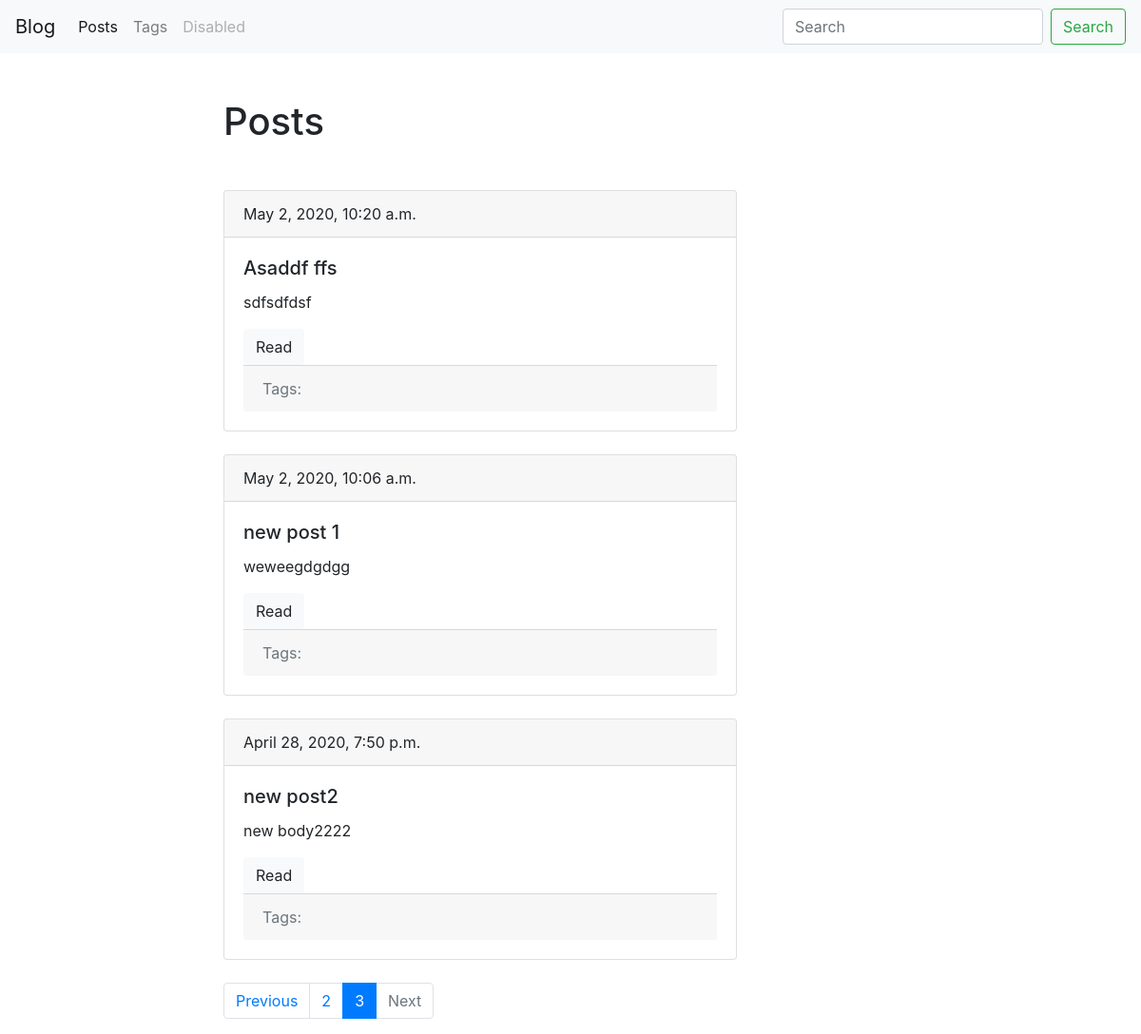
Page /blog/?page=3 on the committed database.
### blog/models.py (models this page shows, shortened)
class Post(models.Model):
    title = models.CharField(max_length=150, db_index=True)
    slug = models.SlugField(max_length=200, blank=True, unique=True)
    body = models.TextField(blank=True, db_index=True)
    tags = models.ManyToManyField('Tag', blank=True, related_name='posts')
    date_pub = models.DateTimeField(auto_now_add=True)
    def get_absolute_url(self):
        return reverse('post_detail_url', kwargs={'slug': self.slug})
    class Meta:
        ordering = ['-date_pub']

### blog/views.py (the view)
# urls.py: path('', posts_list, name='posts_list_url'),
def posts_list(request):
    posts = Post.objects.all()
    paginator = Paginator(posts, 4)
    page_number = request.GET.get('page', 1)
    page = paginator.get_page(page_number)
    is_paginated = page.has_other_pages()
    prev_url = f'?page={page.previous_page_number()}' if page.has_previous() else None
    next_url = f'?page={page.next_page_number()}' if page.has_next() else None
    context = {
        'page': page,
        'is_paginated': is_paginated,
        'prev_url': prev_url,
        'next_url': next_url
    }
    return render(request, 'blog/index.html', context)

### blog/templates/blog/index.html
{% extends 'blog/base_blog.html' %}
{% block content %}
    <h1 class="mb-5">Posts</h1>
    {% for post in page.object_list %}
        {% include 'blog/includes/post_card_template.html' %}
    {% endfor %}
{% endblock %}

### blog/templates/blog/includes/post_card_template.html (shortened to what this page needs)
<div class="card mb-4">
    <div class="card-header">
        {{ post.date_pub }}
    </div>
    <div class="card-body">
        <h5 class="card-title">{{ post.title }}</h5>
        <p class="card-text">{{ post.body|truncatewords:15 }}</p>
        <a href="{{ post.get_absolute_url }}" class="btn btn-light">Read</a>
        <div class="card-footer text-muted">
            Tags:
        </div>
    </div>
</div>

### rows in the picture
Post: date_pub "May 2, 2020, 10:20 a.m.", title "Asaddf ffs", body "sdfsdfdsf"
Post: date_pub "May 2, 2020, 10:06 a.m.", title "new post 1", body "weweegdgdgg"
Post: date_pub "April 28, 2020, 7:50 p.m.", title "new post2", body "new body2222"

### other values in the picture
{{ n }} "2"
{{ n }} "3"
